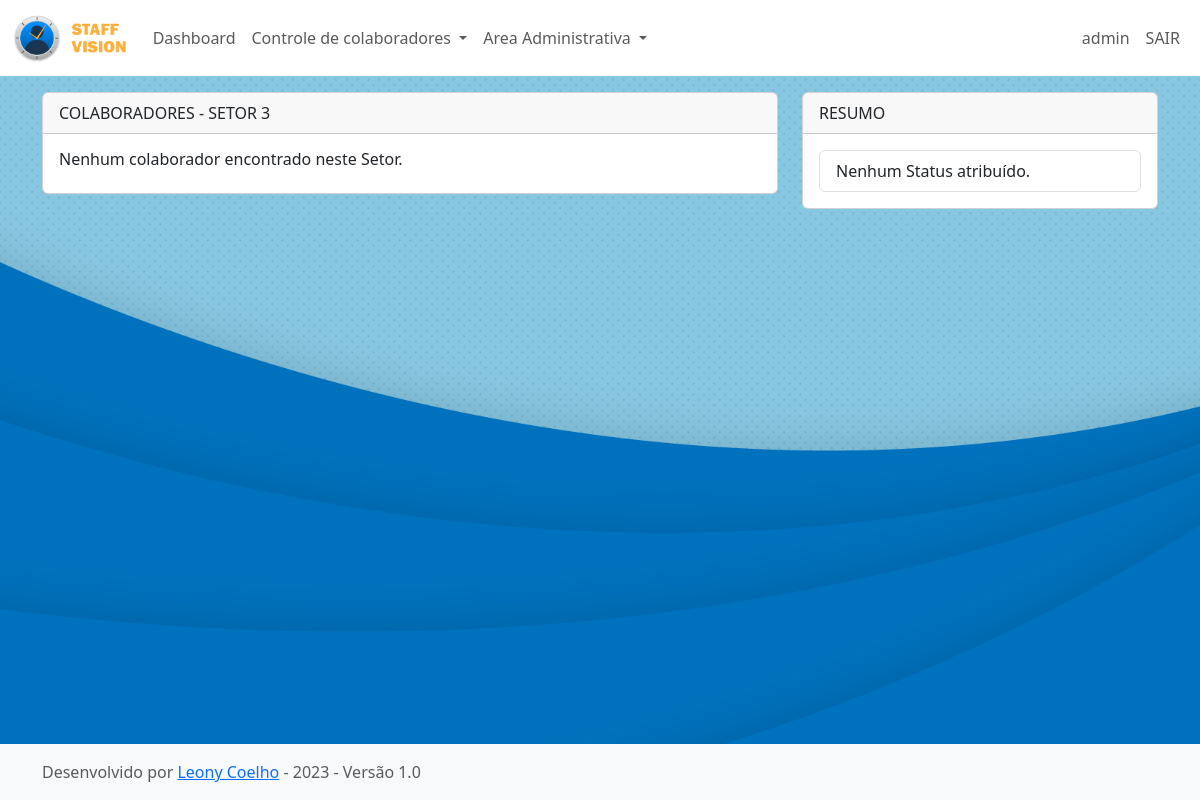
/view_by_sector/3/ (signed in), run on an earlier commit of the app's database.
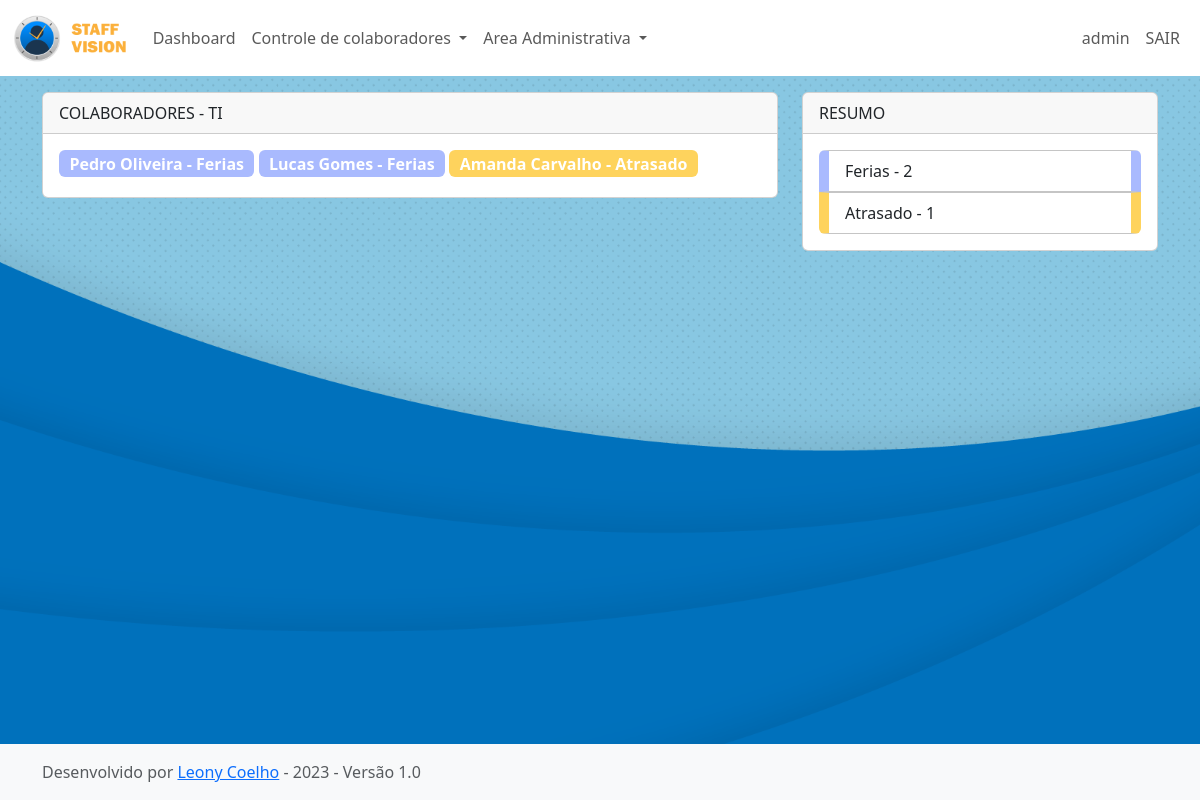
And on a later commit of the database.
### app_staff_vision/models.py (models this page shows, shortened)
class Sector(models.Model):
    sector_name = models.CharField(max_length=50)

class Global_Settings(models.Model):
    establishment_title = models.CharField(max_length=50, default='Estabelecimento')
    sector_title = models.CharField(max_length=50, default='Setor')
    subSector_title = models.CharField(max_length=50, default='Subsetor')
    shift_title = models.CharField(max_length=50, default='Turno')
    position_title = models.CharField(max_length=50, default='Cargo')
    status_title = models.CharField(max_length=50, default='Status')
    theme = models.ManyToManyField(Theme)
    logo_image =  models.ImageField(upload_to='logos/uploaded_logo', null=True)
    bg_image =  models.ImageField(upload_to='bgs/uploaded_bgs', null=True)
    institution_name = models.CharField(max_length=60, default='Sua Empresa')

class Worker(models.Model):
    id_worker = models.AutoField(primary_key=True)
    number_w = models.IntegerField(default=0, null=True)
    name_w = models.CharField(max_length=124, null=True)
    position_w =  models.ManyToManyField(Position)
    establishment_w =  models.ManyToManyField(Establishment)
    shift_w =  models.ManyToManyField(Shift)
    sector_w = models.ManyToManyField(Sector)
    subSector_w = models.ManyToManyField(Sub_Sector)
    status_w =  models.ManyToManyField(Status, default="")
    observation_w = models.CharField(max_length=124, default="")

class Status(models.Model):
    status_name= models.CharField(max_length=50)
    status_color= models.CharField(max_length=50, default="#a5a5a5")

### app_staff_vision/views.py (the view)
# urls.py: path('view_by_sector/<int:id>/', views.view_by_sector, name='view_by_sector'),
@login_required(login_url="/login/")
def view_by_sector(request, id):
    globalsettings = Global_Settings.objects.all().latest('id')
    selected_sector = get_object_or_404(Sector, id=id)
    sector_workers = Worker.objects.filter(sector_w=selected_sector)
    status_counts = {}
    for worker in sector_workers:
        for status in worker.status_w.all():
            status_name = status.status_name
            if status_name not in status_counts:
                status_counts[status_name] = {
                    'count': 1,
                    'status_obj': status,  # Adicione o objeto Status aqui
                }
            else:
                status_counts[status_name]['count'] += 1
    context = {
        'globalsettings':globalsettings,
        'selected_sector':selected_sector,
        'sector_workers':sector_workers,
        'status_counts': status_counts,
    }
    return render(request, 'view_by_sector.html', context)

### app_staff_vision/templates/view_by_sector.html (shortened to what this page needs)
{% extends 'base.html' %}
{% block conteudo %}
<div class="container">
    <div class="row">
        <div class="col-xl-8 col-lg-8 col-md-8 col-sm-12">
            <div class="card custom-card mb-3">
                <div class="card-header d-flex justify-content-between align-items-center">
                COLABORADORES - {{ selected_sector.sector_name }}
                </div>
                <div class="card-body">
                    {% for worker in sector_workers %}
                        {% if worker.status_w.all %}
                            <span class="badge" style="background-color: {{ worker.status_w.first.status_color }}; font-size:16px; margin-bottom: 0.25rem;" data-bs-toggle="modal" data-bs-target="#workerModal{{ worker.id_worker }}">
                                {{ worker.name_w }} - {{ worker.status_w.first.status_name }}
                            </span>
                        {% endif %}
                    {% empty %}
                        <h6>
                            Nenhum colaborador encontrado neste {{globalsettings.sector_title}}.
                        </h6>
                    {% endfor %}
                </div>
            </div>
        </div>
        <div class="col-xl-4 col-lg-4 col-md-4 col-sm-12">
            <div class="card custom-card mb-3">
                <div class="card-header d-flex justify-content-between align-items-center">
                    Resumo
                </div>
                <div class="card-body">
                    <ul class="list-group">
                        {% for status_name, status_info in status_counts.items %}
                        <li class="list-group-item" style="border-color: #c5c5c5 {{ status_info.status_obj.status_color }}; border-width:1px 10px; ">
                            {{ status_name }} - {{ status_info.count }}
                        </li>
                    {% empty %}
                        <li class="list-group-item">Nenhum {{globalsettings.status_title}} atribuído.</li>
                    {% endfor %}
                    </ul>
                </div>
            </div>
        </div>
    </div>
</div>
{% endblock %}

What changed in the data, as far as the page shows it:
removed Global_Settings: sector_title "Setor", status_title "Status"
changed Sector: sector_name "SETOR 3" → "TI"
now on this page (row edited): Worker: name_w "Pedro Oliveira", status_w.first.status_name "Ferias"
now on this page (row edited): Worker: name_w "Lucas Gomes", status_w.first.status_name "Ferias"
now on this page (row edited): Worker: name_w "Amanda Carvalho", status_w.first.status_name "Atrasado"
added Status: status_name "Ferias", count "2"
added Status: status_name "Atrasado", count "1"
Also different on the page:
text no longer shown: "Nenhum colaborador encontrado neste . Nenhum atribuído."
